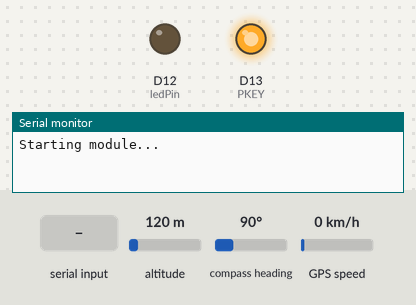
Bench run of a sketch on a simulated Arduino MKR. Shown: output pins drawn as LEDs (lit = HIGH), the last lines printed to the serial monitor. The inputs (shaded band) are chosen by the test bench; at power-on: altitude 120 m, compass heading 90°, GPS speed 0 km/h. The GPS gets a fix after 3 s at 37.7749, -122.4194 with 8 satellites; the modem accepts every AT command (registered, SIM ready, sends succeed) and sends nothing else; pins used as bus, display or sensor lines are not drawn.

Above: at 1.3 s.
At 19.4 s:
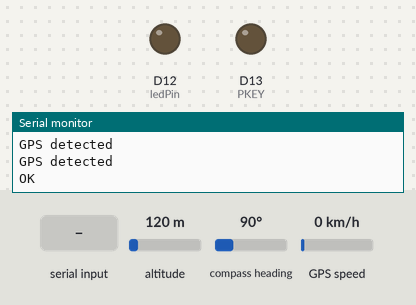
19.5 s: "1" received over the second serial link
At 26.6 s:
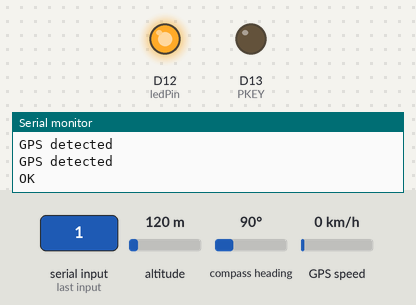
Timing chart, 0 to 28.0 s (numbered marks = the images above; inputs shaded):
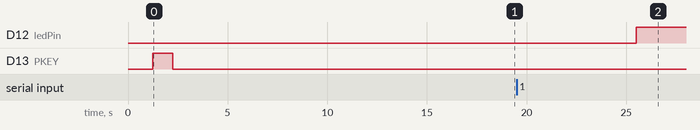

The sketch:

test_http_post.ino
```cpp
#include <TinyGPSPlus.h>

#define GSM_RXD 16
#define GSM_TXD 17
#define GPS_RXD 2
#define GPS_TXD 4
#define PKEY 13
#define RST 14

#define SerialMon Serial
#define SerialAT Serial2

#define TINY_GSM_MODEM_SIM7600
#if !defined(TINY_GSM_RX_BUFFER)
#define TINY_GSM_RX_BUFFER 650
#endif
#define TINY_GSM_DEBUG SerialMon
#define GSM_PIN ""

// GPRS credentials
const char apn[]      = "Internet";
const char gprsUser[] = "";
const char gprsPass[] = "";
const char server[]   = "tailtrackr-404701-default-rtdb.asia-southeast1.firebasedatabase.app";
const char resource[] = "/newData";
const int  port       = 443;

int ledState = LOW;
const int ledPin =  12;
unsigned long cur_time, old_time;

#include <TinyGsmClient.h>
#include <ArduinoHttpClient.h>
TinyGsm modem(SerialAT);
TinyGsmClient client(modem);
HttpClient    http(client, server, port);
TinyGPSPlus gps;

void setup() {
  // put your setup code here, to run once:
  SerialMon.begin(9600);
  Serial1.begin(9600, SERIAL_8N1, GPS_RXD, GPS_TXD);
  SerialAT.begin(115200, SERIAL_8N1, GSM_RXD, GSM_TXD);
  delay(250);
  initialize();
}

void loop() {
  //updateSerial();
  while (Serial1.available() > 0)
    if (gps.encode(Serial1.read()))
      Serial.println("GPS detected");
  if (millis() > 5000 && gps.charsProcessed() < 10)
  {
    Serial.println(F("No GPS detected: check wiring."));
    while (true);
  }

  String payload = "{\"latitude\":" + String(gps.location.lat(), 6) + ",\"longitude\":" + String(gps.location.lng(), 6) + "}";

  sendToCloudRun(payload);

  if (ledState == LOW){
    ledState = HIGH;
  } else {
    ledState = LOW;
  }
  digitalWrite(ledPin, ledState);
}

void updateSerial(){
  delay(500);
  while (Serial.available()){
    Serial1.write(Serial.read()); //Forward what Serial received to Software Serial Port
  }
  while (Serial1.available()){
    Serial.write(Serial1.read()); //Forward what Software Serial received to Serial Port
  }
}

void initialize(){
  SerialMon.println("Starting module...");
  pinMode(ledPin, OUTPUT);
  pinMode(RST, OUTPUT);
  pinMode(PKEY, OUTPUT);
  digitalWrite(PKEY, LOW);
  digitalWrite(RST, LOW);
  delay(1000);
  digitalWrite(PKEY, HIGH);
  digitalWrite(RST, HIGH);
  delay(1000);
  digitalWrite(PKEY, LOW);
  digitalWrite(RST, LOW);
  delay(1000);
  SerialMon.println("Initializing modem...");
  modem.restart();
  String modemInfo = modem.getModemInfo();
  SerialMon.print("Modem Info: ");
  SerialMon.println(modemInfo);
  delay(5000);
  send_at("AT+CPIN?");
  send_at("AT+CSQ");
  send_at("AT+CREG?");
  send_at("AT+CGREG?");
  send_at("AT+CPSI?");
  send_at("AT+CGDCONT=1,\"IP\",\"Internet\"");
  send_at("AT+CGACT=1,1");
  send_at("AT+CGACT?");
}

void send_at(char *_command) {
  SerialAT.println(_command);
  wRespon(1000);
}

void wRespon(long waktu) {
  cur_time = millis();
  old_time = cur_time;
  while (cur_time - old_time < waktu) {
    cur_time = millis();
    while (SerialAT.available() > 0) {
      SerialMon.print(SerialAT.readString());
    }
  }
}

void sendToCloudRun(const String &data) {
  // Convert String to char array
  char dataCharArray[data.length() + 1];
  data.toCharArray(dataCharArray, sizeof(dataCharArray));
  String httpDataCommand = "AT+HTTPDATA=" + String(data.length()) + ",5000";

  send_at("AT+HTTPINIT");
  send_at("AT+HTTPPARA=\"URL\",\"https://app-backend-wdsuayrd4q-et.a.run.app/newData\"");
  send_at("AT+HTTPPARA=\"CONTENT\",\"application/json\"");
  send_at(const_cast<char*>(httpDataCommand.c_str()));  // Pass the char array instead of String
  send_at(dataCharArray);
  send_at("AT+HTTPACTION=1");
  send_at("AT+HTTPTERM");
}
```
